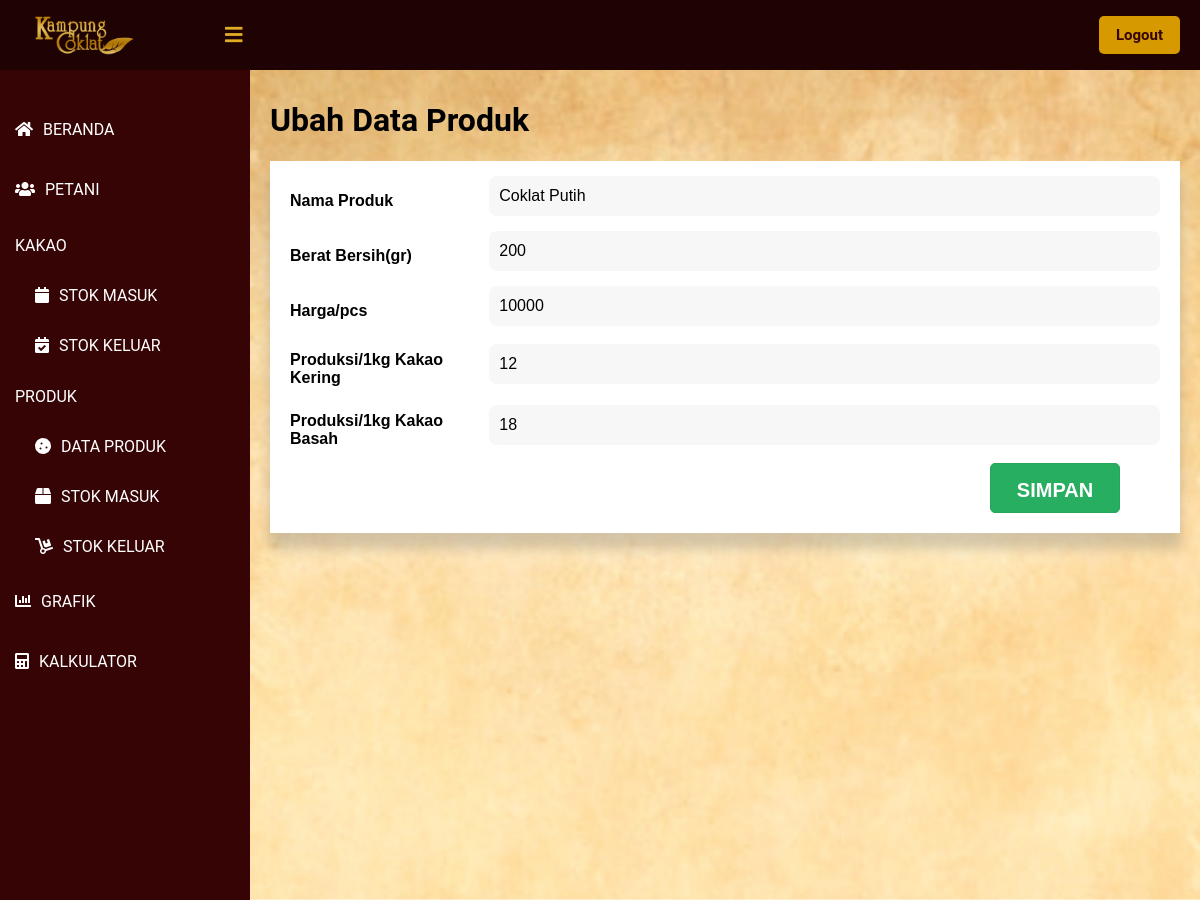
Page /public/ubah_produk/1 (signed in) on the earlier database version.
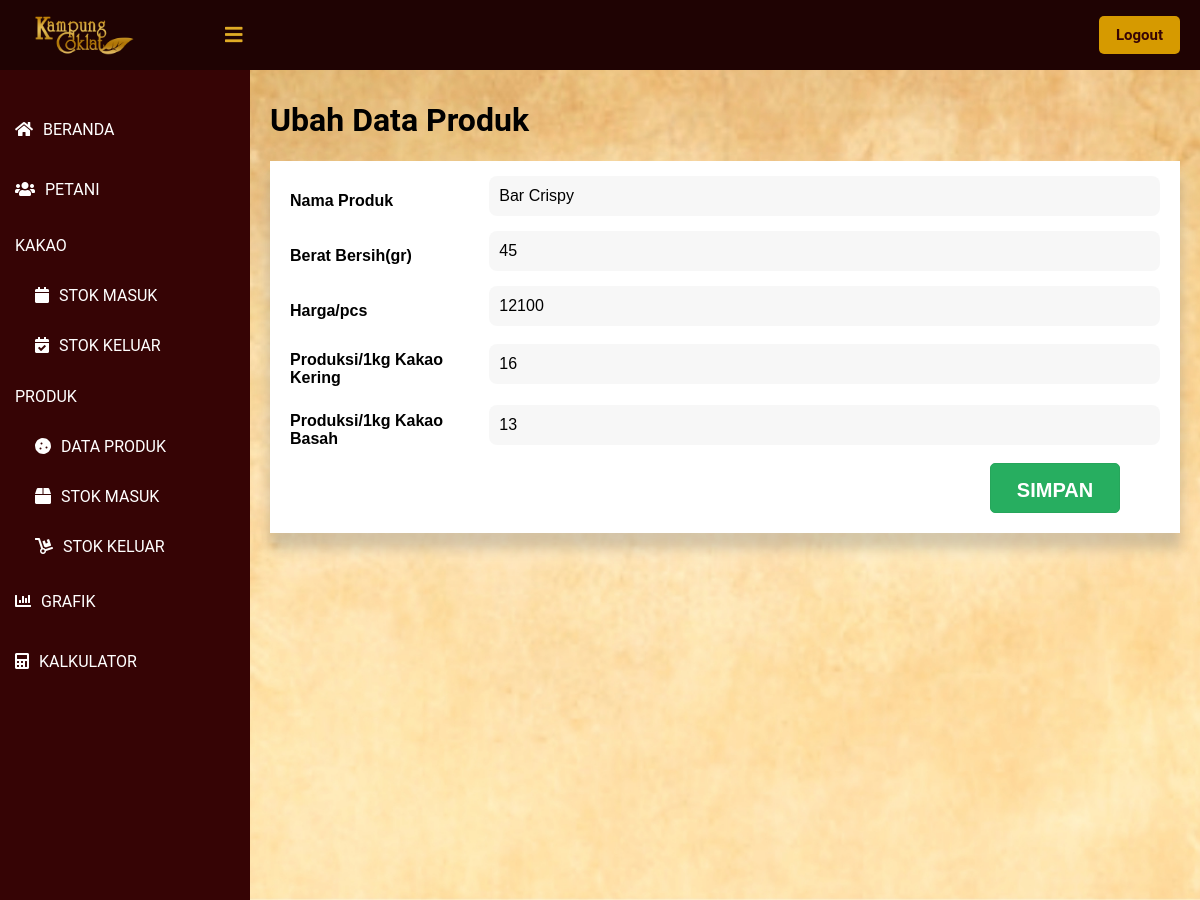
Same page on the later database version.
### tables this page shows
CREATE TABLE `produk` (
  `id_produk` int(11) NOT NULL,
  `nama_produk` varchar(30) NOT NULL,
  `berat_bersih` int(11) NOT NULL,
  `harga` int(11) NOT NULL,
  `produksi_kakao_kering` int(11) NOT NULL,
  `produksi_kakao_basah` int(11) NOT NULL
);

### app/core/Controller.php (called while the page is built, shortened)
<?php
class Controller {
    public function view($view, $data = [])
    {
        require_once   '../app/views/'.$view.'.php';
    }
    public function model($model)
    {
        return new $model;
    }
}
?>

### app/controllers/Ubah_produk.php (called while the page is built, shortened)
<?php
class Ubah_produk extends Controller {
    public function index($id)
    {
        $data = $this->model('Produk_model')->getProdukById($id);
        $this->view('ubah_produk/index', $data);
    }
}
?>

### app/core/App.php (called while the page is built, shortened)
<?php
class App {
    protected $method = 'index';
    protected $params = [];
    public function __construct()
    {
        $url = $this->parseURL();
        if ( file_exists('../app/controllers/' . $url[0] . '.php') ) {
            unset($url[0]);
        }
        $this->controller = new $this->controller;
        if ( !empty($url) ) {
            $this->params = array_values($url);
        }
        call_user_func_array([$this->controller, $this->method], $this->params);
    }
    public function parseURL()
    {
        if ( isset($_GET['url']) ) {
            $url = rtrim($_GET['url'], '/');
            $url = filter_var($url, FILTER_SANITIZE_URL);
            $url = explode("/", $url);
            return $url;
        }
    }
}

### public/index.php (called while the page is built, shortened)
<?php
$app = new App;

### app/core/Database.php (called while the page is built, shortened)
<?php
class Database {
    private $host = DB_HOST;
    private $db_name = DB_NAME;
    private $dbh;
    private $stmt;
    public function __construct()
    {
        $dsn = 'mysql:host=' . $this->host . ';dbname=' . $this->db_name;
        try {
            $this->dbh = new PDO($dsn, 'root', '');
        } catch(PDOException $e) {
            die($e->getMessage());
        }
    }
    public function query($query)
    {
        $this->stmt = $this->dbh->prepare($query);
    }
    public function execute()
    {
        $this->stmt->execute();
    }
    public function single()
    {
        $this->execute();
        return $this->stmt->fetch(PDO::FETCH_ASSOC);
    }
}

### app/models/Produk_model.php (called while the page is built, shortened)
<?php
class Produk_model {
    private $db;
    public function __construct()
    {
        $this->db = new Database;
    }
    public function getProdukById($id_produk){
        $this->db->query('SELECT * FROM produk WHERE id_produk = '.$id_produk);
        return $this->db->single();
    }
}

### app/views/ubah_produk/index.php (the view, shortened to what the changed rows need)
<!DOCTYPE html>
<html>
<head>
	<link href="<?= BASEURL ?>/css/tambah_petani.css" rel="stylesheet" type="text/css">
    <link rel="stylesheet" href="https://cdnjs.cloudflare.com/ajax/libs/font-awesome/5.12.1/css/all.min.css">
</head>
<body>
    <div class="content">
        <div class="card">
            <h1>Ubah Data Produk</h1>
        </div>
        <div class="card_table">
            <div>
                <div class="kotak">
                <form action="<?= BASEURL ?>/Ubah_produk/update" method="post">
                    <div class="form">
                        <div class="inputfield">
                            <label class="dataDiri">Nama Produk</label>
                            <input class="diri" id="nama_produk" name="nama_produk" type="text" placeholder="Masukkan Nama Produk" value="<?= $data['nama_produk'] ?? '' ?>" required oninvalid="this.setCustomValidity('Nama produk tidak boleh kosong')" oninput="setCustomValidity('')">
                        </div>
                        <div class="inputfield">
                            <label class="dataDiri">Berat Bersih(gr)</label>
                            <input class="diri" id="berat_bersih" type="text" name="berat_bersih" placeholder="Masukkan Berat Bersih" value="<?= $data['berat_bersih'] ?? '' ?>" required oninvalid="this.setCustomValidity('Berat bersih tidak boleh kosong')" oninput="setCustomValidity('')">
                        </div>
                        <div class="inputfield">
                            <label class="dataDiri">Harga/pcs</label>
                            <input class="diri" id="harga" name="harga" type="text" placeholder="Masukkan Harga Produk" value="<?= $data['harga'] ?? '' ?>" required oninvalid="this.setCustomValidity('Harga produk tidak boleh kosong')" oninput="setCustomValidity('')">
                        </div>
                        <div class="inputfield">
                            <label class="dataDiri">Produksi/1kg Kakao Kering</label>
                            <input class="diri" id="produksi_kakao_kering" name="produksi_kakao_kering" type="text" placeholder="Masukkan Produksi/1kg Kakao Kering" value="<?= $data['produksi_kakao_kering'] ?? '' ?>" required oninvalid="this.setCustomValidity('Produksi/1kg Kakao Kering tidak boleh kosong')" oninput="setCustomValidity('')">
                        </div>
                        <div class="inputfield">
                            <label class="dataDiri">Produksi/1kg Kakao Basah</label>
                            <input class="diri" id="produksi_kakao_basah" name="produksi_kakao_basah" type="text" placeholder="Masukkan Produksi/1kg Kakao Basah" value="<?= $data['produksi_kakao_basah'] ?? '' ?>" required oninvalid="this.setCustomValidity('Produksi/1kg Kakao Basah tidak boleh kosong')" oninput="setCustomValidity('')">
                        </div>
                    </div>
                </form>
                </div>
            </div>
        </div>
    </div>
</body>
</html>

Differences in the rows shown:
changed produk: nama_produk "Coklat Putih" → "Bar Crispy"; berat_bersih "200" → "45"; harga "10000" → "12100"; produksi_kakao_kering "12" → "16"; produksi_kakao_basah "18" → "13"
